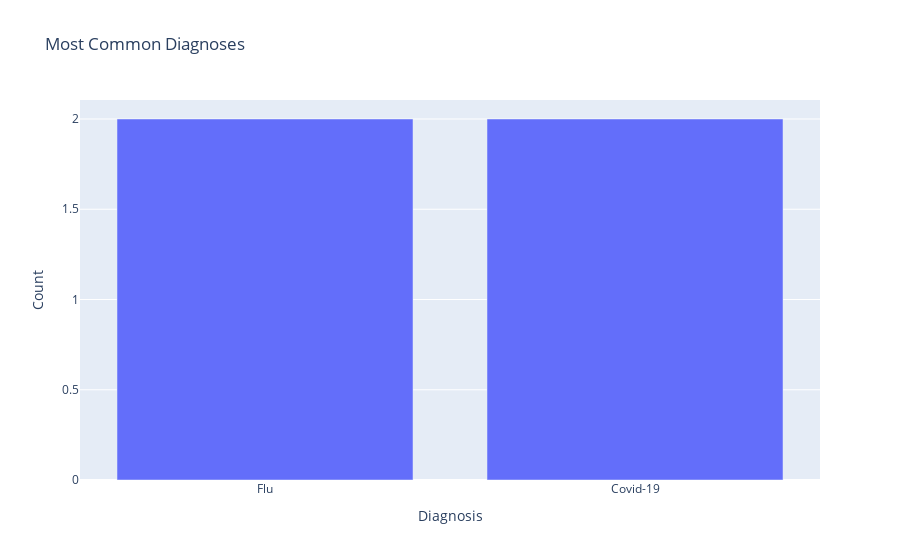

Notebook cell for this chart:
### Code cell
# 3. Most common diagnoses among patients in Matplotlib 
diagnosis_counts = df['Diagnosis'].value_counts()
plt.figure(figsize=(10, 6))
diagnosis_counts.plot(kind='bar', color='skyblue')
plt.title('Most Common Diagnoses')
plt.xlabel('Diagnosis')
plt.ylabel('Count')
plt.xticks(rotation=45)
plt.show()

# Plot using Plotly
diagnosis_counts = df['Diagnosis'].value_counts().reset_index()
diagnosis_counts.columns = ['Diagnosis', 'Count']

fig = px.bar(diagnosis_counts, x='Diagnosis', y='Count', title='Most Common Diagnoses')
fig.update_layout(xaxis_title='Diagnosis', yaxis_title='Count')
fig.show()

### Figure 1 — Plotly figure (JSON) as saved in the notebook; plotly's stock layout.template omitted (floating-point values rounded to 4 significant figures)
{"data": [{"alignmentgroup": "True", "hovertemplate": "Diagnosis=%{x}<br>Count=%{y}<extra></extra>", "legendgroup": "", "marker": {"color": "#636efa", "pattern": {"shape": ""}}, "name": "", "offsetgroup": "", "orientation": "v", "showlegend": false, "textposition": "auto", "type": "bar", "x": ["Flu", "Covid-19"], "xaxis": "x", "y": [2, 2], "yaxis": "y"}], "layout": {"autosize": true, "barmode": "relative", "legend": {"tracegroupgap": 0}, "title": {"text": "Most Common Diagnoses"}, "xaxis": {"anchor": "y", "autorange": true, "domain": [0, 1], "range": [-0.5, 1.5], "title": {"text": "Diagnosis"}, "type": "category"}, "yaxis": {"anchor": "x", "autorange": true, "domain": [0, 1], "range": [0, 2.105], "title": {"text": "Count"}, "type": "linear"}}}
